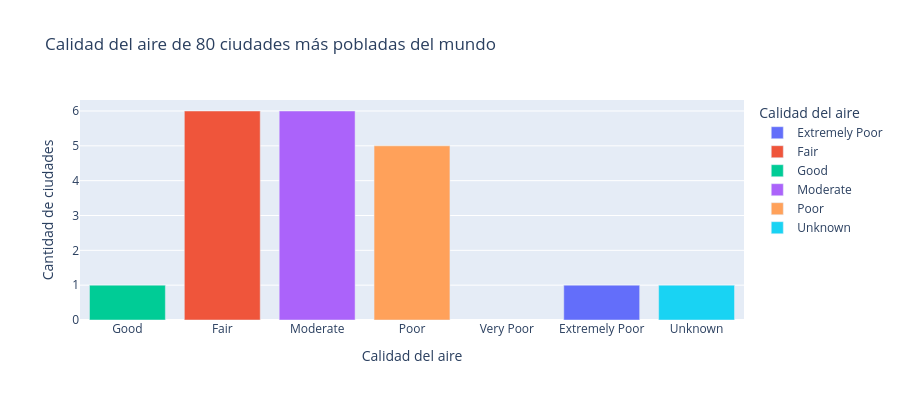

The notebook cell this image was saved under:
### Markdown cell above
* ¿Cómo son los valores de calidad de aire para las ciudades más pobladas? ¿Cuál es lo más común?

* ¿Cómo es la relación entre tamaño de población y calidad del aire de una ciudad?

* ¿Hay algún lugar del mundo donde se vea una mayor concentración de grandes ciudades? Si la hay, ¿cómo es la calidad del aire?

### Code cell
# Figura 1: Barplot de calidad del aire
import plotly.express as px

new_df = df_geo

by_quality = new_df.groupby('Air Quality').size().reset_index(name='Count')

fig = px.bar(by_quality,
            x='Air Quality',
            y='Count',
            title="Calidad del aire de 80 ciudades más pobladas del mundo",
            labels={
                "Count": "Cantidad de ciudades",
                "Air Quality": "Calidad del aire"
            },
            color='Air Quality')

fig.update_layout(
    height=400,
    width=900,
)
fig.update_xaxes(categoryorder='array',
                 categoryarray= ["Good", "Fair", "Moderate", "Poor", "Very Poor", "Extremely Poor"]
)
fig.show()

### Figure 1 — Plotly figure (JSON) as saved in the notebook; plotly's stock layout.template omitted (floating-point values rounded to 4 significant figures)
{"data": [{"hovertemplate": "Calidad del aire=%{x}<br>Cantidad de ciudades=%{y}<extra></extra>", "legendgroup": "Extremely Poor", "marker": {"color": "#636efa", "pattern": {"shape": ""}}, "name": "Extremely Poor", "orientation": "v", "showlegend": true, "textposition": "auto", "type": "bar", "x": ["Extremely Poor"], "xaxis": "x", "y": [1], "yaxis": "y"}, {"hovertemplate": "Calidad del aire=%{x}<br>Cantidad de ciudades=%{y}<extra></extra>", "legendgroup": "Fair", "marker": {"color": "#EF553B", "pattern": {"shape": ""}}, "name": "Fair", "orientation": "v", "showlegend": true, "textposition": "auto", "type": "bar", "x": ["Fair"], "xaxis": "x", "y": [6], "yaxis": "y"}, {"hovertemplate": "Calidad del aire=%{x}<br>Cantidad de ciudades=%{y}<extra></extra>", "legendgroup": "Good", "marker": {"color": "#00cc96", "pattern": {"shape": ""}}, "name": "Good", "orientation": "v", "showlegend": true, "textposition": "auto", "type": "bar", "x": ["Good"], "xaxis": "x", "y": [1], "yaxis": "y"}, {"hovertemplate": "Calidad del aire=%{x}<br>Cantidad de ciudades=%{y}<extra></extra>", "legendgroup": "Moderate", "marker": {"color": "#ab63fa", "pattern": {"shape": ""}}, "name": "Moderate", "orientation": "v", "showlegend": true, "textposition": "auto", "type": "bar", "x": ["Moderate"], "xaxis": "x", "y": [6], "yaxis": "y"}, {"hovertemplate": "Calidad del aire=%{x}<br>Cantidad de ciudades=%{y}<extra></extra>", "legendgroup": "Poor", "marker": {"color": "#FFA15A", "pattern": {"shape": ""}}, "name": "Poor", "orientation": "v", "showlegend": true, "textposition": "auto", "type": "bar", "x": ["Poor"], "xaxis": "x", "y": [5], "yaxis": "y"}, {"hovertemplate": "Calidad del aire=%{x}<br>Cantidad de ciudades=%{y}<extra></extra>", "legendgroup": "Unknown", "marker": {"color": "#19d3f3", "pattern": {"shape": ""}}, "name": "Unknown", "orientation": "v", "showlegend": true, "textposition": "auto", "type": "bar", "x": ["Unknown"], "xaxis": "x", "y": [1], "yaxis": "y"}], "layout": {"barmode": "relative", "height": 400, "legend": {"title": {"text": "Calidad del aire"}, "tracegroupgap": 0}, "title": {"text": "Calidad del aire de 80 ciudades más pobladas del mundo"}, "width": 900, "xaxis": {"anchor": "y", "categoryarray": ["Good", "Fair", "Moderate", "Poor", "Very Poor", "Extremely Poor"], "categoryorder": "array", "domain": [0, 1], "title": {"text": "Calidad del aire"}}, "yaxis": {"anchor": "x", "domain": [0, 1], "title": {"text": "Cantidad de ciudades"}}}}
